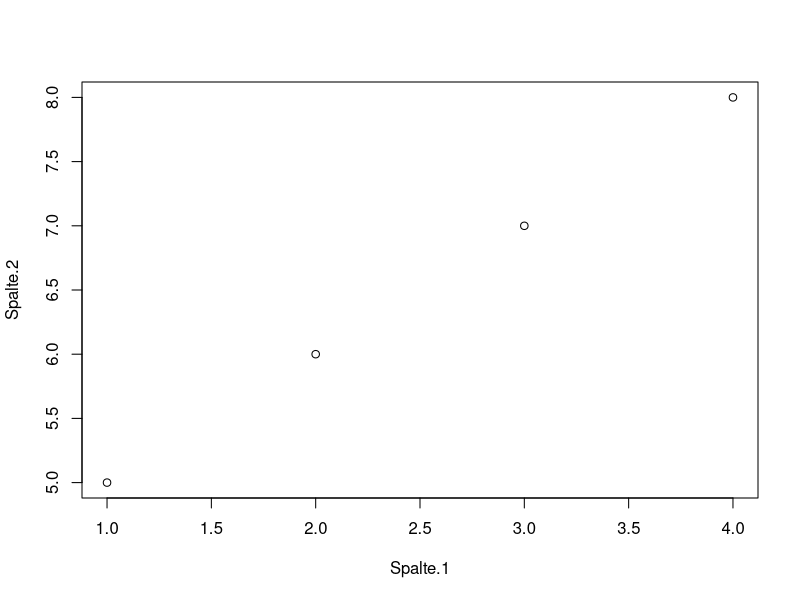

R code for this plot:
## ---- chunk 1
dat <- data.frame("Spalte 1" = c(1,2,3,4), "Spalte 2" = c(5,6,7,8))
plot(dat)
